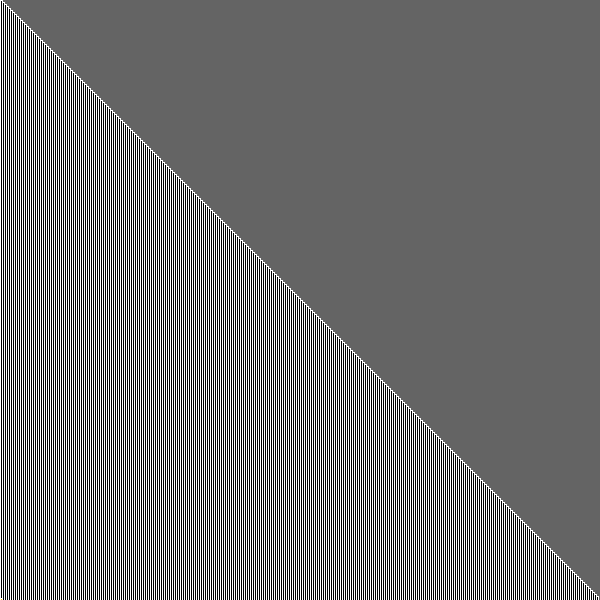
Frame 1 (no input)
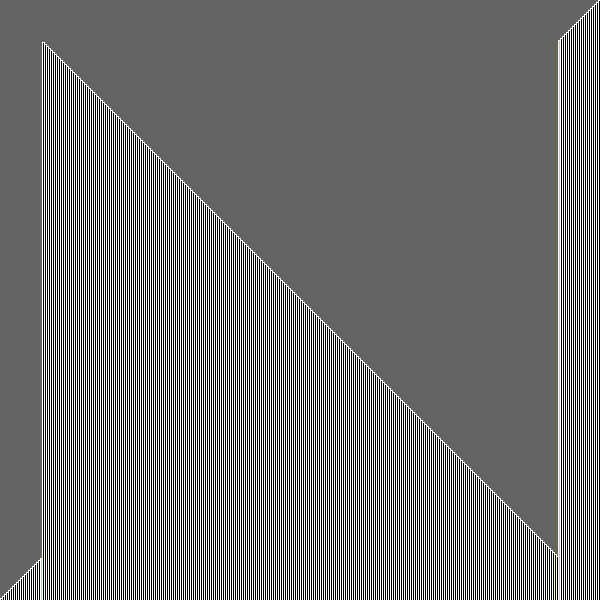
Frame 60 (the mouse pressed at the canvas centre just before this capture)
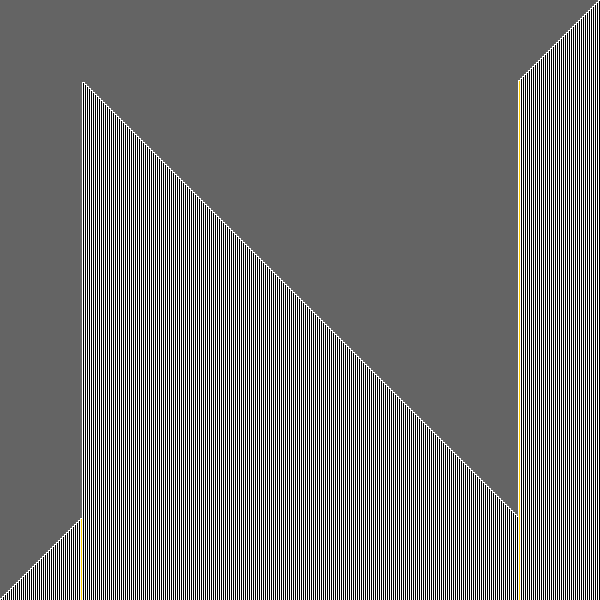
Frame 120 (the mouse held since frame 60 and released just before this capture)

The Processing sketch that drew these frames (run headless with seeded random() and noise(); from frame 60 on, the mouse is pressed at the canvas centre):

// Processing sketch: mazze
// ── mazze.pde
Tile grid[][];
Tile genesisBlock;
GraphHelper gh;
BarHelper bh;
Bar bar;
Bar bars[];
DFS d;
BFS b;

int c = 0;
boolean start = false;
int squareSize = 2;
int cols, rows;

void setup() {
  size(600, 600);
  background(100);
  randomSeed(second());
  frameRate(60);
  cols = width/squareSize;
  rows = height/squareSize;
  grid = new Tile[rows][cols];

  initGrid();

  //gh = new GraphHelper(grid);
  //Tile genesisBlock = gh.generateGenesisBlock(rows, cols);
  //d = new DFS(genesisBlock, grid);
  //b = new BFS(genesisBlock, grid);

  bars = new Bar[cols];
  
  println(cols);

  for (int i =0; i<cols; i++) {
    bars[i] = new Bar(i * squareSize, i * squareSize, squareSize, height, (cols - i) - 1);
  }

  bh = new BarHelper(bars, this);
  //bar = new Bar(0,height/2,squareSize,height);
  
  
  bh.start();
}

void initGrid() {
  for (int i = 0; i<rows; i++) {
    for (int j = 0; j<cols; j++) {
      grid[i][j] = new Tile(i * squareSize, j*squareSize, squareSize);
    }
  }
}

void redoDraw() {
  for (int i =0; i<rows; i++) {
    for (int j =0; j<cols; j++) {
      grid[i][j].display();
    }
  }
}

public void redoDrawBars() {
   for (int i = 0;i<bars.length;i++) {
      bars[i].drawBar(); 
   }
}

void resetGrid() {
  for (int i = 0; i<grid.length; i++) {
    for (int j =0; j<grid.length; j++) {
      b.visited[i][j] = 0;
      grid[i][j].tileSetOffVisited();
    }
  }
}

void printBars(Bar bars[]) {
  for (int i =0; i<bars.length; i++) {
    println(bars[i].indexNumber);
  }
}

void draw() {
  // redoDraw();
  //bar.drawBar();
  background(100);
  
  redoDrawBars();

 
}

void mousePressed() {

  //resetGrid();  
  printBars(bars);
}

// ── ArrayUtil.pde
import java.util.*;

class ArrayUtil extends Thread {


  ArrayList<Bar> bars;

  public ArrayUtil(ArrayList <Bar> bars) {
    this.bars = bars;
  }
  
  public void run() {
     Collections.shuffle(bars); 
  }
}

// ── BFS.pde
import java.util.Queue;
import java.util.ArrayDeque;
class BFS extends Thread {

  Tile grid[][];
  Tile genesisBlock;
  public int visited[][];
  GraphHelper gh;



  public BFS(Tile genBlock, Tile grid[][]) {
    this.genesisBlock = genBlock;
    this.grid = grid;
    this.gh = new GraphHelper(this.grid);
    this.visited = new int[grid.length][grid.length];

    // fill the visited array
    for (int i =0; i<grid.length; i++ ) {      
      for (int j =0; j<grid.length; j++) {
        this.visited[i][j] = 0;
      }
    }
  }

  public void traverse(Tile nTile) {
    final Queue<Tile> q = new ArrayDeque(2000000);
    // Set visited then add to queue

    PVector gridPos = nTile.gridPos();
    int x = (int) gridPos.x;
    int y = (int) gridPos.y;

    this.visited[x][y] = 1;

    nTile.tileSetVisited();

    q.add(nTile);


    while (!q.isEmpty()) {

      Tile aTile = q.poll();

      PVector[] adj = this.gh.getNeighbours(aTile);

      for  (int i =0; i<adj.length; i++) {
        if (adj[i] != null) {
          PVector adjPos = adj[i];

          int aX =  (int) adjPos.x;
          int aY = (int) adjPos.y;

          if (visited[aX][aY] != 1) {
            visited[aX][aY ] = 1;
            grid[aX][aY].tileSetVisited();
            delay(20);
            q.add(grid[aX][aY]);
          }
        }
      }
    }
  }


  public void run() {
    traverse(this.genesisBlock);
  }
}

// ── Bar.pde
class Bar {


  int x, y, w, h;

  public int indexNumber;

  boolean isCurrent = false;


  public Bar(int x, int y, int w, int h, int indexNumber) {
    this.x = x;
    this.y = y;
    this.w = w;
    this.h = h;
    this.indexNumber = indexNumber;
  }

  public void setCurrent() {
    this.isCurrent = !this.isCurrent;
  }
  
  public void changeXCoor(int x) {
     this.x = x; 
  }
  
  public int getX() {
     return this.x; 
  }

  public void drawBar() {
    rectMode(CORNER);
    stroke(255);

    if (isCurrent) {
      fill(color(255, 204, 0));
    } else {
      fill(0);
    }
    rect(x, y, w, h);
  }
}

// ── BarHelper.pde
class BarHelper extends Thread {

  Bar bars[];
  mazze m;
  public BarHelper(Bar bars[], mazze m) { 
    this.bars = bars;
    this.m = m;
  }

  public void test() {
    for (int i =0, k = m.bars.length - 1; i<m.bars.length / 2; i++, k--) {
      m.bars[i].setCurrent();
      m.bars[k].setCurrent();
      testSwap(m.bars[i], m.bars[k]);

      delay(50);
      m.bars[i].setCurrent();
      m.bars[k].setCurrent();
      

    }
    m.redraw();
  }
  
  public void testSwap(Bar a, Bar b) {
       int temp = a.getX();
       a.changeXCoor(b.getX());
       b.changeXCoor(temp);
  }

  public Bar[] barState() {
    return this.bars;
  }


  public void run() {
    test();
  }
}

// ── DFS.pde
import java.util.*;

class DFS extends Thread {
  Tile grid[][];
  Tile genesis;
  int visited[][];
  GraphHelper gh;

  public DFS(Tile genesis, Tile grid[][]) {
    this.grid = grid;
    this.genesis = genesis;
    
    this.gh = new GraphHelper(this.grid);

    this.visited = new int[grid.length][grid.length];
    for (int i = 0; i<grid.length; i++) {
      for (int j = 0; j<grid.length; j++) {
        visited[i][j] = 0;
      }
    }
  }

public void traverse(Tile nTile) {

  PVector gridPos = nTile.gridPos();
  int x = (int)gridPos.x;
  int y = (int)gridPos.y;
  visited[x][y] = 1;
  nTile.tileSetVisited();
  delay(50);

  PVector[] adj = this.gh.getNeighbours(nTile);
  for (int i = 0; i<adj.length; i++) {
    if (adj[i] != null) {
      PVector adjPos = adj[i];
      int aX = (int)adjPos.x;
      int aY = (int)adjPos.y;
      if (visited[aX][aY] == 0 && grid[aX][aY] != null) {
        traverse(grid[aX][aY]);
      }
    }
  }
}

public void run() {
  traverse(genesis);
}
}

// ── GraphHelper.pde
class GraphHelper {

  Tile grid[][];
  public GraphHelper(Tile grid[][]) {
    this.grid = grid;
  }

  public PVector[] getNeighbours(Tile nTile) {
    // Neighbours are above, down, left, right
    PVector[] adj = new PVector[4];
    int index = 0;
    PVector gridPos = nTile.gridPos();
    int x = (int)gridPos.x;
    int y = (int)gridPos.y;

    if (y - 1 >= 0 && index != 4) {
      adj[index] = new PVector(x, y-1);   
      index++;
    }  

    if (y + 1 < this.grid[0].length && index != 4) {
      adj[index] = new PVector(x, y+1);
      index++;
    }  

    if (x + 1 < this.grid[0].length && index != 4) {
      adj[index] = new PVector(x+1, y);
      index++;
    } 
    if (x - 1 >= 0 && index != 4) {
      adj[index] = new PVector(x-1, y);
      index++;
    }

    return adj;
  }
}

// ── Tile.pde
class Tile {
  int tempX, tempY, tileSize;
  boolean isVisited = false;


  Tile(int x, int y, int size) {
    this.tempX = x;
    this.tempY = y;
    this.tileSize = size;
  }

  PVector gridPos() {
    return new PVector(tempX/tileSize, tempY/tileSize);
  }


  void tileSetVisited() {
    this.isVisited = true;
  }

  void tileSetOffVisited() {
    this.isVisited = false;
  }

  void display() {
    if (isVisited) {
      fill(0);      
      stroke(255);
    } else {
      fill(255);
      stroke(0);
    }
    rect(tempX, tempY, tileSize, tileSize);
  }
}
